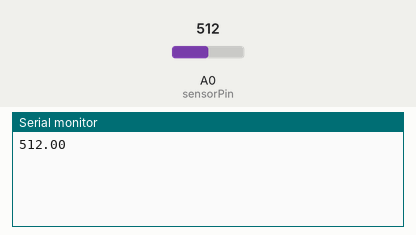
Recording of a sketch running on a simulated ESP8266 (NodeMCU). Parts: the last lines printed to the serial monitor. Inputs (shaded band) come from the test bench; at power-on: A0 (sensorPin) = 512.

Above: at 2.7 s.
2.8 s: A0 (sensorPin) set to 716
At 4.1 s:
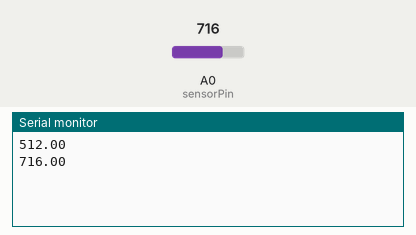
4.3 s: A0 (sensorPin) set to 900
At 5.3 s:
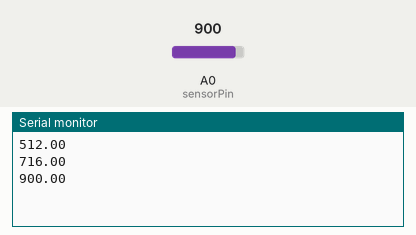
Timing chart, 0 to 7.3 s (numbered marks = the images above; inputs shaded):
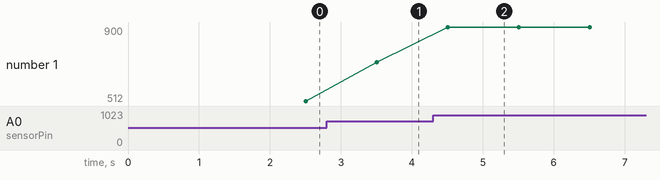

Measured:
- after the input at 2.8 s, the serial monitor: prints a new line after 0.70 s (image 1)
- after the input at 4.3 s, the serial monitor: prints a new line after 0.20 s (image 2)
- plotted number 1: 512 → 716 after the input at 2.8 s, 716 → 900 after the input at 4.3 s

The sketch:

ESP8266wifi.ino
```cpp
/*
This example shows how to connect to Cayenne using an ESP8266 and send/receive sample data.

The CayenneMQTT Library is required to run this sketch. If you have not already done so you can install it from the Arduino IDE Library Manager.

Steps:
1. If you have not already installed the ESP8266 Board Package install it using the instructions here: https://github.com/esp8266/Arduino#installing-with-boards-manager.
2. Select your ESP8266 board from the Tools menu.
3. Set the Cayenne authentication info to match the authentication info from the Dashboard.
4. Set the network name and password.
5. Compile and upload the sketch.
6. A temporary widget will be automatically generated in the Cayenne Dashboard. To make the widget permanent click the plus sign on the widget.
*/

//#define CAYENNE_DEBUG
#define CAYENNE_PRINT Serial
#include <CayenneMQTTESP8266.h>

// WiFi network info.
char ssid[] = "IoT2018";
char wifiPassword[] = "00000000";

// Cayenne authentication info. This should be obtained from the Cayenne Dashboard.
/*Sarfaraaz's stuff
char username[] = "6c501cb0-e5cf-11e7-a7fa-d17981e51595";
char password[] = "637ddc505ab95dac05fa13dcb42c1d429380f395";
char clientID[] = "d3a34560-2f97-11e8-b1c6-0d0b749c9848";
*/
char username[] = "6b8ca860-2f8b-11e8-8d26-a9f2d7c18bc5";
char password[] = "304f3355e530b16abb2c617ebdbf82159f469b2b";
char clientID[] = "25112b50-2fad-11e8-ac80-85ded0fe5d33";

double val = 0;
int sensorPin = A0; //For the motion detection.
void setup() {
	Serial.begin(9600);
	Cayenne.begin(username, password, clientID, ssid, wifiPassword);
  pinMode(sensorPin,INPUT); //Sound sensor
}

void loop() {
	Cayenne.loop();
 //Anything after this takes in info from the sensors.
 val = analogRead(sensorPin);
 Serial.println(val);//Sound sensor
}

// Default function for sending sensor data at intervals to Cayenne.
// You can also use functions for specific channels, e.g CAYENNE_OUT(1) for sending channel 1 data.
CAYENNE_OUT_DEFAULT()
{
	// Write data to Cayenne here. This example just sends the current uptime in milliseconds on virtual channel 0.
	Cayenne.virtualWrite(0, millis());
  Cayenne.virtualWrite(1, val);
	// Some examples of other functions you can use to send data.
	//Cayenne.celsiusWrite(1, 22.0);
	//Cayenne.luxWrite(2, 700);
	//Cayenne.virtualWrite(3, 50, TYPE_PROXIMITY, UNIT_CENTIMETER);
}

// Default function for processing actuator commands from the Cayenne Dashboard.
// You can also use functions for specific channels, e.g CAYENNE_IN(1) for channel 1 commands.
CAYENNE_IN_DEFAULT()
{
	CAYENNE_LOG("Channel %u, value %s", request.channel, getValue.asString());
	//Process message here. If there is an error set an error message using getValue.setError(), e.g getValue.setError("Error message");
}
```
